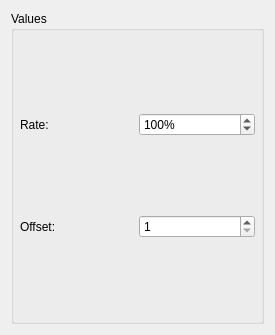
<ui version="4.0" >
 <author></author>
 <comment></comment>
 <exportmacro></exportmacro>
 <class>VelocityBase</class>
 <widget class="QWidget" name="VelocityBase" >
  <property name="geometry" >
   <rect>
    <x>0</x>
    <y>0</y>
    <width>275</width>
    <height>335</height>
   </rect>
  </property>
  <property name="windowTitle" >
   <string>MusE: Modify Velocity</string>
  </property>
  <layout class="QVBoxLayout" >
   <property name="margin" >
    <number>11</number>
   </property>
   <property name="spacing" >
    <number>6</number>
   </property>
   <item>
    <widget class="QGroupBox" name="GroupBox3" >
     <property name="title" >
      <string>Values</string>
     </property>
     <layout class="QGridLayout" >
      <property name="margin" >
       <number>6</number>
      </property>
      <property name="spacing" >
       <number>3</number>
      </property>
      <item row="0" column="0" >
       <widget class="QLabel" name="TextLabel3" >
        <property name="text" >
         <string>Rate:</string>
        </property>
       </widget>
      </item>
      <item row="1" column="0" >
       <widget class="QLabel" name="TextLabel4" >
        <property name="text" >
         <string>Offset:</string>
        </property>
       </widget>
      </item>
      <item row="0" column="1" >
       <widget class="QSpinBox" name="rate" >
        <property name="suffix" >
         <string>%</string>
        </property>
        <property name="maximum" >
         <number>200</number>
        </property>
        <property name="value" >
         <number>100</number>
        </property>
       </widget>
      </item>
      <item row="1" column="1" >
       <widget class="QSpinBox" name="offset" >
        <property name="maximum" >
         <number>127</number>
        </property>
        <property name="minimum" >
         <number>1</number>
        </property>
        <property name="singleStep" >
         <number>1</number>
        </property>
       </widget>
      </item>
     </layout>
    </widget>
   </item>
  </layout>
 </widget>
 <layoutdefault spacing="6" margin="11" />
 <pixmapfunction>qPixmapFromMimeSource</pixmapfunction>
 <resources/>
 <connections/>
</ui>
